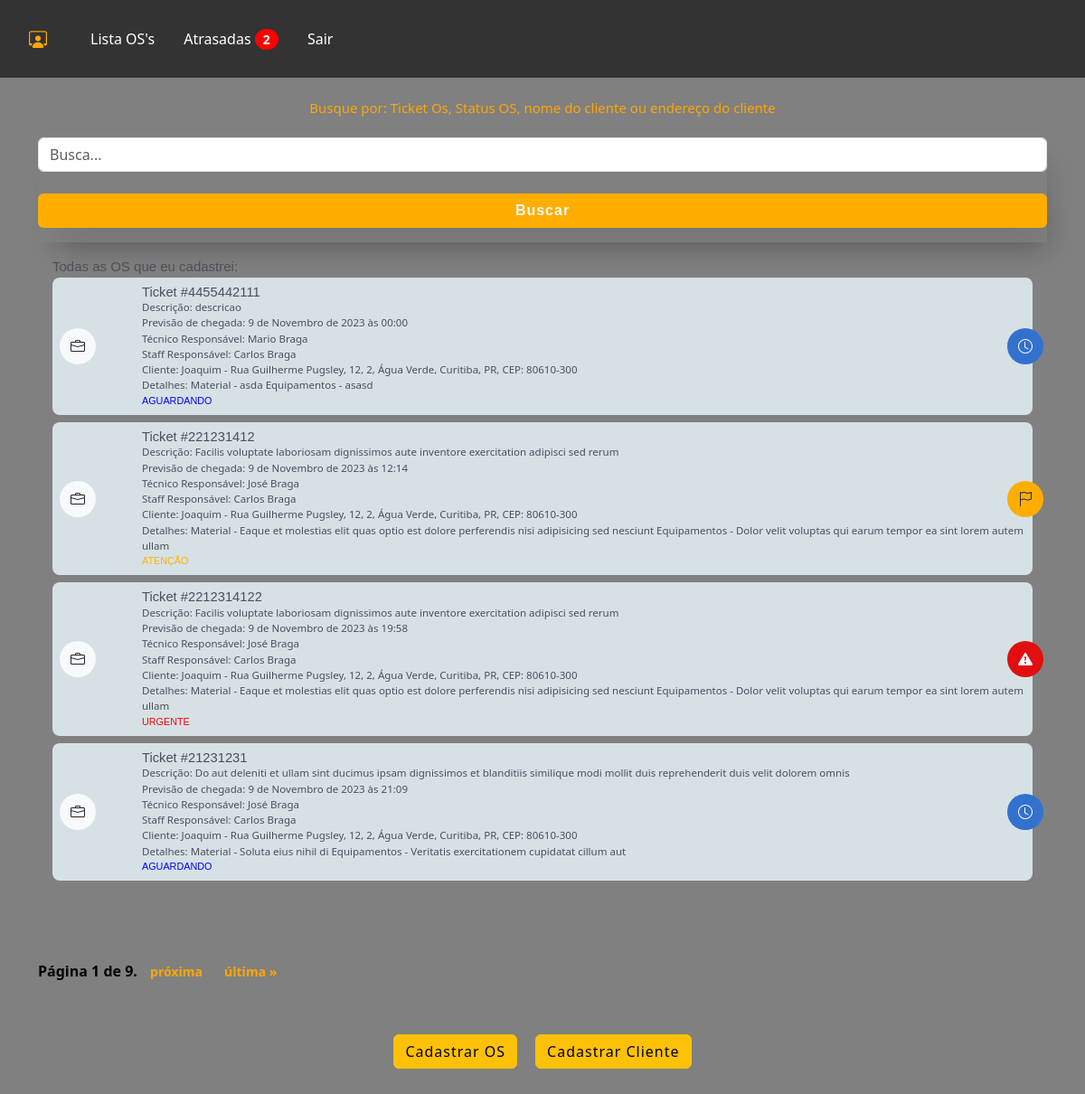
Page /staff/lista_os/ (signed in) on the earlier database version.
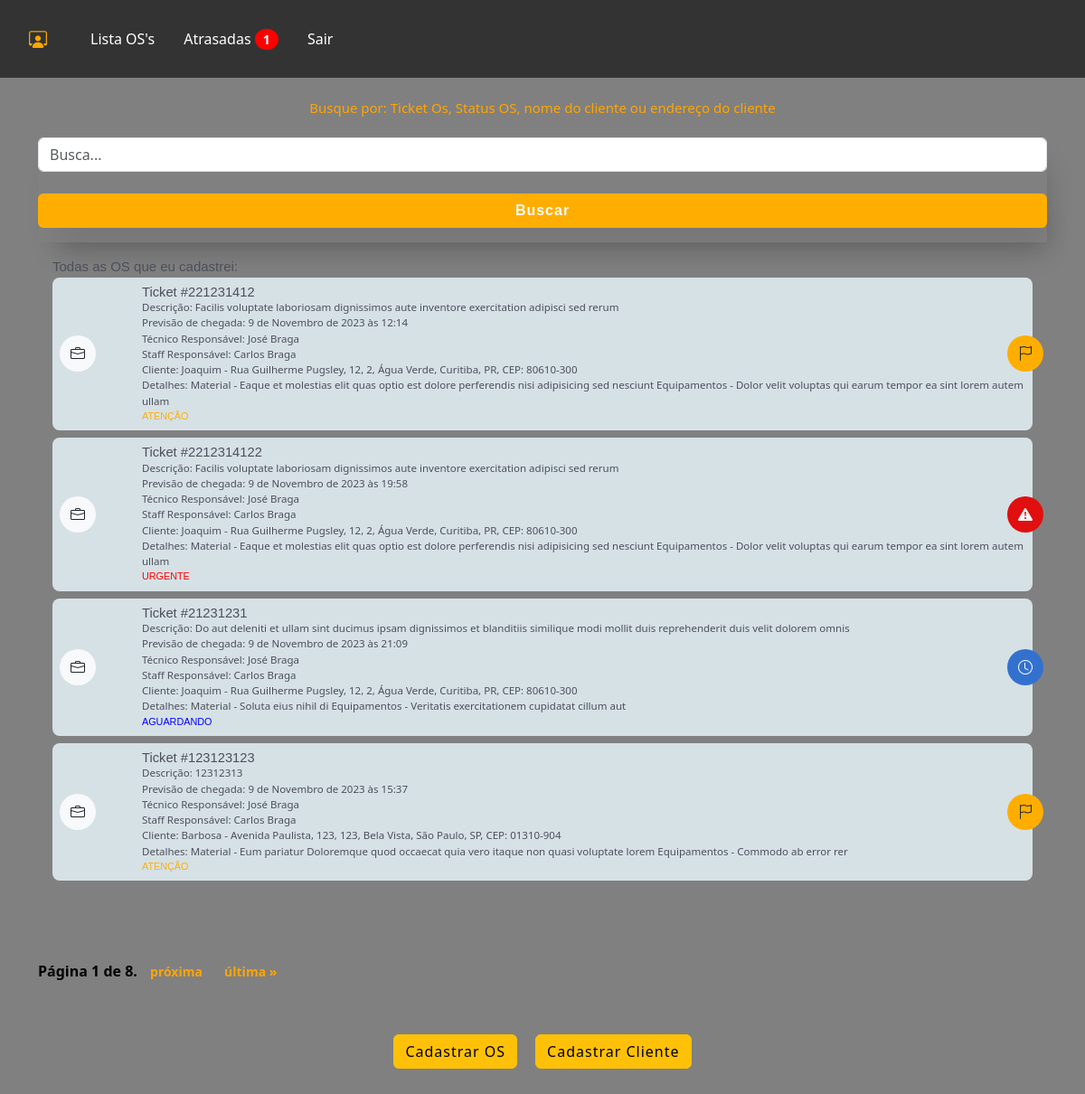
Same page on the later database version.
### staff/models.py (models this page shows, shortened)
class OrdemDeServico(models.Model):
    ticket = models.CharField(max_length=200, unique=True)
    tecnico = models.ForeignKey(
        CustomUser, on_delete=models.CASCADE, related_name="ordens_técnico"
    )
    staff = models.ForeignKey(
        CustomUser, on_delete=models.CASCADE, related_name="ordens_staff"
    )
    descricao = models.TextField(max_length=600)
    previsao_chegada = models.DateTimeField(editable=True)
    previsao_execucao = models.DateTimeField(editable=True)
    material = models.CharField(max_length=100, validators=[MinLengthValidator(3)])
    equipamento = models.CharField(max_length=100, validators=[MinLengthValidator(3)])
    data_criacao = models.DateTimeField(auto_now_add=True)
    cliente = models.ForeignKey(Cliente, on_delete=models.CASCADE)
    contrato = models.CharField(max_length=700, null=True, blank=True)
    atividade = models.CharField(max_length=50, choices=ACTIVITY_CHOICES)
    status_tecnico = models.CharField(max_length=50, choices=TECNICAL_CHOICES)
    status = models.CharField(
        max_length=10, choices=STATUS_CHOICES, default="Aguardando"
    )
    atraso_em_minutos = models.CharField(max_length=50, null=True, blank=True, choices=ATRASO_CHOICES)
    atraso_descricao = models.TextField(max_length=400, null=True, blank=True)

class Cliente(models.Model):
    nome = models.CharField(max_length=50, validators=[MinLengthValidator(3)])
    rg = models.CharField(max_length=12, validators=[MinLengthValidator(3)])
    endereco = models.ForeignKey(Endereco, on_delete=models.CASCADE)
    telefone1 = models.CharField(max_length=15, validators=[MinLengthValidator(3)])
    telefone2 = models.CharField(max_length=15, validators=[MinLengthValidator(3)])

### authentication/models.py (models this page shows, shortened)
class CustomUser(AbstractUser):
    telefone = models.CharField(max_length=15, null=False)
    endereco = models.ForeignKey(
        Endereco, on_delete=models.CASCADE, null=True, default=None
    )
    foto = models.ImageField(upload_to="img/perfil_user/", null=True, blank=True)
    email = models.EmailField(unique=True)

class Endereco(models.Model):
    cep = models.CharField(max_length=10)
    rua = models.CharField(max_length=30, validators=[MinLengthValidator(3)])
    bairro = models.CharField(max_length=20, validators=[MinLengthValidator(3)])
    cidade = models.CharField(max_length=20, validators=[MinLengthValidator(3)])
    estado = models.CharField(max_length=2, choices=STATE_CHOICES)
    numero = models.PositiveIntegerField(validators=[MinValueValidator(1)])
    complemento = models.CharField(max_length=100)
    def __str__(self):
        return f"{self.rua}, {self.numero}, {self.complemento}, {self.bairro}, {self.cidade}, {self.estado}, CEP: {self.cep}"

### staff/views.py (the view, shortened to what this page needs)
# urls.py: path("lista_os/", views.lista_os, name="lista_os"),
@user_passes_test(is_staff)
def lista_os(request):
    staff = request.user
    ordens_em_atraso = OrdemDeServico.objects.filter(
        staff=staff,
        atraso_em_minutos__isnull=False,
        status__in=["Atenção", "Urgente", "Aguardando"],
    )
    atrasos = len(ordens_em_atraso.values())
    ordens = OrdemDeServico.objects.filter(staff=request.user)
    filtros = request.GET.get("buscar")
    items_per_page = 4
    paginator = Paginator(ordens, items_per_page)
    page = request.GET.get("page")
    try:
        ordens = paginator.page(page)
    except PageNotAnInteger:
        ordens = paginator.page(1)
    except EmptyPage:
        ordens = paginator.page(paginator.num_pages)
    return render(
        request,
        "lista_os.html",
        {
            "ordens": ordens,
            "atrasos": atrasos,
        },
    )

### main/helpers.py (called while the page is built)
def is_staff(user):
    return user.groups.filter(name="Staff").exists()

### staff/templates/lista_os.html (shortened to what this page needs)
{% extends "base_staff.html" %}
{%load static%}
{% block rest %}
      <section id="lista_oc_scr">
        <div class="container">
            <div id="oc_lista">
              <br>
                <h5>Busque por: Ticket Os, Status OS, nome do cliente ou endereço do cliente</h5>
                <form id="form_buscar" class="box-shadow mt-4" method='GET' action="{% url 'lista_os' %}">
                  <input type="text" class="form-control mt-3" name="buscar" placeholder="Busca...">
                  <button type="submit" class="btn bg06 text-light w-100 box-shadow fs-6 font-bold mt-4 mb-3">Buscar</button>
              </form>
              <div class="tab-pane fade show active" id="pills-01" role="tabpanel" aria-labelledby="pills-home-tab" tabindex="0">
                <label class="mt-2 font-medium color04">Todas as OS que eu cadastrei:</label>
                {% for ordem in ordens %}
                <div class="oc_lista_item">
                      <div class="row">
                          <div class="col-2 col-md-1">
                              <div class="icon bg-light"><i class="bi bi-briefcase text-dark"></i></div>
                          </div>
                          <div class="col-9 col-md-11">
                              <div class="oc_l_nome font-medium color04">Ticket #{{ ordem.ticket }}</div>
                              <div class="oc_l_data color04 font-dark">Descrição: {{ ordem.descricao }}</div>
                              <div class="oc_l_data color04 font-dark">Previsão de chegada: {{ ordem.previsao_chegada }}</div>
                              <div class="oc_l_data color04 font-dark">Técnico Responsável: {{ ordem.tecnico.first_name }} {{ ordem.tecnico.last_name }}</div>
                              <div class="oc_l_data color04 font-dark">Staff Responsável: {{ ordem.staff.first_name }} {{ ordem.staff.last_name }}</div>
                              <div class="oc_l_data color04 font-dark">Cliente: {{ ordem.cliente.nome }} - {{ ordem.cliente.endereco }}</div>
                              <div class="oc_l_data color04 font-dark">Detalhes: Material - {{ ordem.material}} Equipamentos - {{ordem.equipamento}}</div>
                              <div class="oc_l_status font-medium {% if ordem.status == 'Urgente' %}color-red{% elif ordem.status == 'Atenção' %}color-yellow{% elif ordem.status == 'Aguardando' %}color-blue{% elif ordem.status == 'Concluído' %}color-green{% endif %}">{{ ordem.status }}</div>
                          </div>
                          {% if ordem.status == "Urgente" %}
                              <div class="status_icon bg05 text-light">
                                  <i class="bi bi-exclamation-triangle-fill"></i>
                              </div>
                          {% elif ordem.status == "Atenção" %}
                              <div class="status_icon bg06 text-dark">
                                  <i class="bi bi-flag"></i>
                              </div>
                          {% elif ordem.status == "Aguardando" %}
                              <div class="status_icon bg01 text-light">
                                  <i class="bi bi-clock"></i>
                              </div>
                          {% elif ordem.status == "Concluído" %}
                              <div class="status_icon bg02 text-light">
                                <i class="bi bi-check-circle"></i>
                            </div>
                          {% endif %}
                      </div>
                  </div>
                  {% endfor %}
              </div>
        </div>
        <div class="pagination">
            <span class="step-links">
                <span class="current-page">
                    Página {{ ordens.number }} de {{ ordens.paginator.num_pages }}.
                </span>
                {% if ordens.has_next %}
                    <a href="?page={{ ordens.next_page_number }}">próxima</a>
                    <a href="?page={{ ordens.paginator.num_pages }}">última &raquo;</a>
                {% endif %}
            </span>
        </div>
      </section>
  {% endblock %}

Differences in the rows shown:
removed OrdemDeServico: ticket "4455442111", descricao "descricao", previsao_chegada "9 de Novembro de 2023 às 00:00", tecnico.first_name "Mario", tecnico.last_name "Braga", staff.first_name "Carlos", staff.last_name "Braga", cliente.nome "Joaquim", cliente.endereco "Rua Guilherme Pugsley, 12, 2, Água Verde, Curitiba, PR, CEP: 80610-300", material "asda", equipamento "asasd", status "AGUARDANDO"
now on this page (row unchanged): OrdemDeServico: ticket "123123123", descricao "12312313", previsao_chegada "9 de Novembro de 2023 às 15:37", tecnico.first_name "José", tecnico.last_name "Braga", staff.first_name "Carlos", staff.last_name "Braga", cliente.nome "Barbosa", cliente.endereco "Avenida Paulista, 123, 123, Bela Vista, São Paulo, SP, CEP: 01310-904", material "Eum pariatur Doloremque quod occaecat quia vero itaque non quasi voluptate lorem", equipamento "Commodo ab error rer", status "ATENÇÃO"
Other differences:
{{ atrasos }}: "2" → "1"
{{ ordens.paginator.num_pages }}: "9" → "8"
